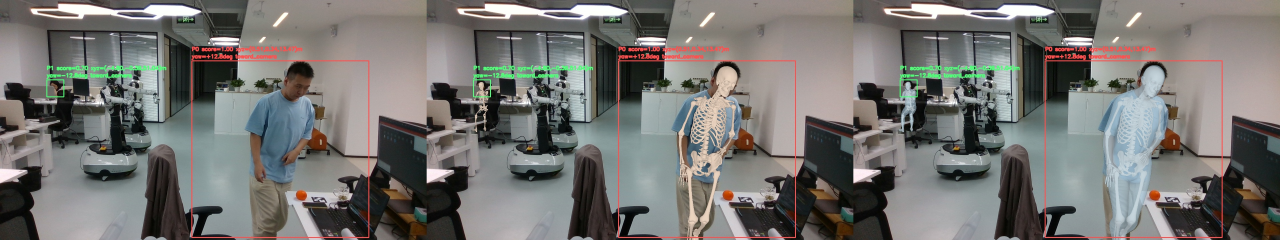
#> input picture HSMR-main/docs/_robot_latest.jpg, 3840 x 720 px, found by its file name (shown at 1/3 size)
$ python demo_comprehensive.py
#> lines starting #> are read from the running program, lines starting #| are printed output that depends on the picture
### HSMR-main/docs/render_depth_comprehensive.py
"""
综合 4 面板渲染: 彩色图 | 深度图 | 3D真实场景 | 数据表
把所有关节位置 + orientation + 深度图信息一起渲染, 帮助理解.

用法 (被 realtime_depth_3d.py 调用, 也可独立测试):
  python docs/render_depth_comprehensive.py --color <color.png> --depth <depth.png> \
      --data <depth3d_data.json> --out <out.png>
"""
import argparse
import json
import os

import numpy as np
import cv2

import matplotlib
matplotlib.use('Agg')
from matplotlib import font_manager
import matplotlib.pyplot as plt
from mpl_toolkits.mplot3d import Axes3D

# ── 中文字体 (本地 GB + 机器人 Noto CJK 双候选) ──
_zh_ok = False
for _f in [
    '/usr/share/fonts/fonts-gb/GB_ST_GB18030.ttf',               # 本地
    '/usr/share/fonts/opentype/noto/NotoSansCJK-Regular.ttc',    # 机器人
    '/usr/share/fonts/opentype/source-han-cjk/SourceHanSansSC-Regular.otf',
    '/usr/share/fonts/opentype/source-han-cjk/SourceHanSansCN-Regular.otf',
]:
    if os.path.exists(_f):
        try:
            font_manager.fontManager.addfont(_f)
            _name = font_manager.FontProperties(fname=_f).get_name()
            matplotlib.rcParams['font.sans-serif'] = [_name, 'DejaVu Sans']
            matplotlib.rcParams['font.family'] = 'sans-serif'
            matplotlib.rcParams['axes.unicode_minus'] = False
            _zh_ok = True
            break
        except Exception:
            pass
if not _zh_ok:
    for _n in ['Noto Sans CJK SC', 'Noto Sans CJK JP', 'WenQuanYi Micro Hei', 'AR PL UMing CN']:
        try:
            matplotlib.rcParams['font.sans-serif'] = [_n, 'DejaVu Sans']
            matplotlib.rcParams['font.family'] = 'sans-serif'
            matplotlib.rcParams['axes.unicode_minus'] = False
            _zh_ok = True
            break
        except Exception:
            pass
# CJK 等宽字体 (数据表对齐 + 中文)
for _mf in [
    '/usr/share/fonts/opentype/source-han-cjk/SourceHanMono.ttc',
    '/usr/share/fonts/opentype/noto/NotoSansMonoCJKsc-Regular.otf',
]:
    if os.path.exists(_mf):
        try:
            font_manager.fontManager.addfont(_mf)
            matplotlib.rcParams['font.monospace'] = [font_manager.FontProperties(fname=_mf).get_name(), 'DejaVu Sans Mono']
            break
        except Exception:
            pass

# ── HSMR 44 关节名 (OpenPose BODY_25 + SMPL_to_J19) ──
JOINT_NAMES_44 = [
    # OpenPose BODY_25 (0-24)
    'nose','neck','R_shoulder','R_elbow','R_wrist','L_shoulder','L_elbow','L_wrist',
    'mid_hip','R_hip','R_knee','R_ankle','L_hip','L_knee','L_ankle',
    'R_eye','L_eye','R_ear','L_ear','L_big_toe','L_small_toe','L_heel',
    'R_big_toe','R_small_toe','R_heel',
    # SMPL_to_J19 (25-43)
    'R_ankle_s','R_knee_s','R_hip_s','L_hip_s','L_knee_s','L_ankle_s',
    'R_wrist_s','R_elbow_s','R_shoulder_s','L_shoulder_s','L_elbow_s','L_wrist_s',
    'neck_lsp','top_head_lsp','pelvis_mpii','thorax_mpii','spine_h36m','jaw_h36m','head_h36m',
]

# OpenPose BODY_25 骨架 (只画前25点的主骨架)
BODY25_BONES = [
    [1,8],[1,2],[1,5],[2,3],[3,4],[5,6],[6,7],
    [8,9],[9,10],[10,11],[8,12],[12,13],[13,14],
    [1,0],[0,15],[15,17],[0,16],[16,18],
    [14,21],[19,21],[20,21],[11,24],[22,24],[23,24],
]


def render_comprehensive(color_bgr, depth_mm, K, people, out_png, frame_label=''):
    """4 面板综合渲染.
    color_bgr: [H,W,3] uint8
    depth_mm: [H,W] uint16 毫米
    K: [3,3] 相机内参
    people: list of dicts, 每项含:
        person_index, score,
        joints_2d_color: [44,2] 像素,
        joints_optical_m: [44,3] 真实光学系坐标,
        depth_valid: [44] bool,
        pelvis_optical_m: [3],
        pelvis_depth_m: float,
        orientation: {rotation_matrix, quaternion_wxyz, body_forward, body_up, body_left},
        bbox_cs
    """
    H, W = depth_mm.shape
    fx, fy = K[0,0], K[1,1]
    cx, cy = K[0,2], K[1,2]

    fig = plt.figure(figsize=(22, 14))
    gs = fig.add_gridspec(2, 2, hspace=0.32, wspace=0.18)

    colors = ['#f78166', '#58a6ff', '#3fb950', '#d2991d', '#a371f7']

    # ═══════════ 面板1: 彩色图 + 2D关节 ═══════════
    ax1 = fig.add_subplot(gs[0, 0])
    ax1.set_title('① 彩色图 + HSMR 44 关节 (2D投影)', fontsize=12, fontweight='bold')
    ax1.imshow(cv2.cvtColor(color_bgr, cv2.COLOR_BGR2RGB))
    ax1.set_xticks([]); ax1.set_yticks([])
    for i, person in enumerate(people):
        col = colors[i % len(colors)]
        j2d = np.asarray(person.get('joints_2d_color'), dtype=float) if person.get('joints_2d_color') else None
        if j2d is None: continue
        valid = np.isfinite(j2d).all(axis=1)
        ax1.plot(j2d[valid,0], j2d[valid,1], '.', color=col, markersize=3)
        # bbox
        bbox = person.get('bbox_cs')
        if bbox:
            cxs, cys, s = bbox
            ax1.add_patch(plt.Rectangle((cxs-s/2, cys-s/2), s, s,
                fill=False, edgecolor=col, linewidth=1.5))
        # 标关键关节号
        for j in [0, 8, 9, 12, 2, 5, 13, 14]:
            if valid[j]:
                ax1.annotate(str(j), (j2d[j,0], j2d[j,1]), fontsize=6, color=col,
                             fontweight='bold', textcoords='offset points', xytext=(3,3))
        ax1.set_title(f'① 彩色图 + 44关节 | P{i} score={person.get("score",0):.2f}', fontsize=11, fontweight='bold')

    # ═══════════ 面板2: 深度图 + 关节深度 ═══════════
    ax2 = fig.add_subplot(gs[0, 1])
    depth_vis = depth_mm.copy().astype(np.float32)
    depth_vis[depth_vis <= 0] = np.nan
    depth_vis = depth_vis / 1000.0  # m
    ax2.imshow(depth_vis, cmap='turbo', vmin=0, vmax=min(6.0, np.nanpercentile(depth_vis, 95)))
    ax2.set_xticks([]); ax2.set_yticks([])
    ax2.set_title('② 深度图 (真实毫米→米) + 关节深度值', fontsize=12, fontweight='bold')
    cbar = plt.colorbar(ax2.images[0], ax=ax2, fraction=0.04, pad=0.02)
    cbar.set_label('深度 (m)')
    for i, person in enumerate(people):
        col = colors[i % len(colors)]
        j2d = np.asarray(person.get('joints_2d_color'), dtype=float) if person.get('joints_2d_color') else None
        if j2d is None: continue
        valid = np.isfinite(j2d).all(axis=1)
        # 画关节
        ax2.plot(j2d[valid,0], j2d[valid,1], 'o', color=col, markersize=3, alpha=0.8)
        # 标注部分关键关节的深度值
        for j in [8, 9, 10, 11, 12, 13, 14, 0, 2, 5]:
            if not valid[j]: continue
            u, v = j2d[j]
            # 从原始深度采样 (越界判无效)
            ui, vi = int(round(u)), int(round(v))
            if not (0 <= ui < W and 0 <= vi < H):
                zm = np.nan
            else:
                zmm = depth_mm[vi, ui]
                zm = zmm/1000.0 if zmm > 0 else np.nan
            lbl = f'{JOINT_NAMES_44[j]}\n{zm:.2f}m' if np.isfinite(zm) else f'{JOINT_NAMES_44[j]}\n无效'
            ax2.annotate(lbl, (u, v), fontsize=6.5, color=col, fontweight='bold',
                         textcoords='offset points', xytext=(3, 3),
                         bbox=dict(boxstyle='round,pad=0.15', fc='black', alpha=0.55, ec='none'))

    # ═══════════ 面板3: 3D 真实场景 ═══════════
    ax3 = fig.add_subplot(gs[1, 0], projection='3d')
    ax3.set_title('③ 3D 真实场景 (相机光学系, 米) + 所有关节 + 朝向', fontsize=12, fontweight='bold')
    # 相机
    ax3.scatter([0],[0],[0], s=300, c='#a371f7', marker='s', edgecolors='white', zorder=10)
    ax3.text(0.02, 0.02, 0.02, '相机', fontsize=9, color='#a371f7', fontweight='bold')
    for d, c, n in [([1,0,0],'red','X'), ([0,1,0],'green','Y↓'), ([0,0,1],'blue','Z→')]:
        ax3.quiver(0,0,0, d[0],d[1],d[2], color=c, linewidth=2, arrow_length_ratio=0.2)
        ax3.text(d[0]*1.15, d[1]*1.15, d[2]*1.15, n, color=c, fontsize=10, fontweight='bold')

    allpts = []
    for i, person in enumerate(people):
        col = colors[i % len(colors)]
        jopt = np.asarray(person.get('joints_optical_m'), dtype=float) if person.get('joints_optical_m') else None
        if jopt is None: continue
        finite = np.isfinite(jopt).all(axis=1)
        allpts.append(jopt[finite])
        # 骨骼
        for a, b in BODY25_BONES:
            if a < 25 and b < 25 and finite[a] and finite[b]:
                ax3.plot([jopt[a,0],jopt[b,0]], [jopt[a,1],jopt[b,1]], [jopt[a,2],jopt[b,2]],
                         '-', color=col, lw=2, alpha=0.8)
        # 所有关节点
        ax3.scatter(jopt[finite,0], jopt[finite,1], jopt[finite,2], c=col, s=22, zorder=5)
        # 关键关节标号
        for j in [0, 8, 9, 10, 11, 12, 13, 14, 2, 5, 17, 22]:
            if j < len(jopt) and finite[j]:
                ax3.text(jopt[j,0], jopt[j,1], jopt[j,2], f' {j}:{JOINT_NAMES_44[j]}',
                         fontsize=6, color=col)
        # 骨盆 + 距离
        pelvis = person.get('pelvis_optical_m')
        if pelvis and np.isfinite(pelvis).all():
            ax3.scatter([pelvis[0]],[pelvis[1]],[pelvis[2]], s=200, c=col, marker='*', edgecolors='white', zorder=8)
            ax3.plot([0,pelvis[0]],[0,pelvis[1]],[0,pelvis[2]], '--', color=col, alpha=0.5)
            d = np.linalg.norm(pelvis)
            ax3.text(pelvis[0], pelvis[1], pelvis[2], f' P{i} {d:.2f}m', fontsize=9, color=col)
        # orientation: 前向箭头
        ori = person.get('orientation') or {}
        fwd = ori.get('forward_vector')
        if fwd and pelvis and np.isfinite(pelvis).all():
            fwd = np.asarray(fwd)
            # 箭头从骨盆沿前向画 (0.6m)
            ax3.quiver(pelvis[0], pelvis[1], pelvis[2],
                       fwd[0]*0.6, fwd[1]*0.6, fwd[2]*0.6,
                       color='#ffd166', linewidth=3, arrow_length_ratio=0.2)
            quat = ori.get('quaternion_wxyz')
            qs = f'q=[{"".join(f"{x:+.2f}" for x in quat[:4])}]' if quat else 'q=[]'
            ax3.text(pelvis[0]+fwd[0]*0.7, pelvis[1]+fwd[1]*0.7, pelvis[2]+fwd[2]*0.7,
                     f' 前向={np.round(fwd,2).tolist()}\n {qs}', fontsize=7, color='#ffd166', fontweight='bold')
    if allpts:
        fin = np.vstack(allpts)
        m = np.percentile(fin, 5, axis=0); M = np.percentile(fin, 95, axis=0)
        ax3.set_xlim(m[0]-0.3, M[0]+0.3); ax3.set_ylim(m[1]-0.3, M[1]+0.3); ax3.set_zlim(m[2]-0.3, M[2]+0.3)
    ax3.set_xlabel('X (右→)'); ax3.set_ylabel('Y (下→)'); ax3.set_zlabel('Z (远离→)')
    ax3.view_init(elev=15, azim=-70)

    # ═══════════ 面板4: 数据表 ═══════════
    ax4 = fig.add_subplot(gs[1, 1])
    ax4.axis('off')
    lines = [f'════ 数据表 | {frame_label} ════',
             f'相机内参: fx={fx:.1f} fy={fy:.1f} cx={cx:.1f} cy={cy:.1f}  (aligned depth=color)', '']
    for i, person in enumerate(people):
        j2d = np.asarray(person.get('joints_2d_color'), dtype=float) if person.get('joints_2d_color') else None
        jopt = np.asarray(person.get('joints_optical_m'), dtype=float) if person.get('joints_optical_m') else None
        ori = person.get('orientation') or {}
        lines += [f'【Person {i}】score={person.get("score",0):.2f}',
                  f'  骨盆: 深度={person.get("pelvis_depth_m",0):.2f}m, '
                  f'3D={None if person.get("pelvis_optical_m") is None else [round(x,2) for x in person["pelvis_optical_m"]]}',
                  f'  orientation:']
        if ori.get('rotation_matrix'):
            for row in ori['rotation_matrix']:
                lines.append(f'    [{", ".join(f"{x:+.2f}" for x in row)}]')
        q = ori.get('quaternion_wxyz')
        lines += [f'  四元数(wxyz): {None if not q else [round(x,4) for x in q]}',
                  f'  前向={[round(x,3) for x in ori.get("forward_vector", ori.get("body_forward",[0,0,0]))]}',
                  '']
        # 关节表头
        lines += [f'  关节     像素(u,v)    深度(m)    3D光学坐标(X,Y,Z)']
        for j in range(44):
            px = j2d[j] if (j2d is not None and np.isfinite(j2d[j]).all()) else None
            po = jopt[j] if (jopt is not None and np.isfinite(jopt[j]).all()) else None
            zm = None
            if px is not None:
                u, v = int(round(px[0])), int(round(px[1]))
                if 0 <= u < W and 0 <= v < H:
                    zmm = depth_mm[v, u]
                    zm = zmm/1000.0 if zmm > 0 else None
            name = JOINT_NAMES_44[j]
            pxs = f'({px[0]:.0f},{px[1]:.0f})' if px is not None else '( - )'
            zs = f'{zm:.2f}' if zm else '  -  '
            po_s = f'[{po[0]:+.2f},{po[1]:+.2f},{po[2]:+.2f}]' if po is not None else '( - )'
            lines.append(f'  {j:2d} {name:15s} {pxs:12s} {zs:8s} {po_s}')
        lines.append('')
    lines += ['════ 说明 ════',
              '• 3D坐标为真实深度反投影(相机光学系, 米)',
              '• 深度来自 aligned_depth 传感器, 非HSMR单目估计',
              '• orientation = 完整旋转矩阵(3x3)+四元数+前向向量',
              '• 金色箭头=人体前向(相机系), 完整姿态看旋转矩阵',
              '• +X右 +Y下 +Z远离相机',
              ]
    ax4.text(0.01, 0.995, '\n'.join(lines), transform=ax4.transAxes,
             va='top', ha='left', fontsize=7.5, linespacing=1.35)

    fig.suptitle(f'HSMR 关节 + Orientation + 真实深度 综合可视化 | {frame_label}',
                 fontsize=14, fontweight='bold')
    plt.savefig(out_png, dpi=150, bbox_inches='tight', facecolor='white')
    plt.close()


# [37 lines left out: function main, not called in this run]


# [2 lines that do not run on import are left out]

### HSMR-main/docs/demo_comprehensive.py
"""
综合渲染演示 — 使用机器人 latest_3d.json 的真实 SKEL 关节姿态

用机器人已产出的真实人体姿态(44关节), 放到合理真实深度位置,
投影到彩色图, 合成深度图, 渲染 4 面板综合图.
这样即使当前镜头前没人, 也能立刻看到综合渲染的完整结构.

用法:
  python docs/demo_comprehensive.py [--data docs/_robot_latest_3d.json] [--color docs/_robot_latest.jpg]
"""
import argparse
import json
import os
import sys

import numpy as np
import cv2

sys.path.insert(0, os.path.dirname(os.path.abspath(__file__)))
from render_depth_comprehensive import render_comprehensive, JOINT_NAMES_44, BODY25_BONES

# 真实相机内参 (从 bridge 实测)
K = np.array([[910.677, 0, 653.789], [0, 910.280, 374.077], [0, 0, 1]], dtype=float)
H, W = 720, 1280


def main():
    ap = argparse.ArgumentParser()
    ap.add_argument('--data', default='docs/_robot_latest_3d.json')
    ap.add_argument('--color', default='docs/_robot_latest.jpg')
    ap.add_argument('--out', default='docs/_depth_comprehensive_demo.png')
    ap.add_argument('--label', default='演示: 真实SKEL姿态 @ 模拟深度')
    args = ap.parse_args()

    with open(args.data) as f:
        data = json.load(f)

    color = cv2.imread(args.color)
    if color is None:
        color = np.ones((H, W, 3), dtype=np.uint8) * 60
    else:
        color = cv2.resize(color, (W, H))

    # 每个检测到的人: 取真实 SKEL 根相对关节 (model_origin_relative_m)
    # 放到不同真实深度位置 (演示用: 2.0m, 3.5m)
    people = []
    for idx, p in enumerate(data.get('persons', [])):
        joints_rel = np.asarray(p['joints']['hsmr_44']['model_origin_relative_m'], dtype=float)  # [44,3]
        # 放置到光学系: 骨盆(mid_hip=8) 放到指定深度
        depth_place = [2.0, 3.5][idx % 2]
        # 骨盆在根相对坐标的位置
        pelvis_rel = joints_rel[8]
        # 要把整个人放到相机前方 depth_place 米处
        # 光学系: +Y下, +Z远离. 人体根相对是 +Y上. 需要翻转 Y
        # HSMR 模型坐标 +Y 下 (虚拟相机), 与光学系一致
        j_opt = joints_rel.copy()
        # 使骨盆在 (x_offset, y_offset, depth_place)
        x_off = [-0.35, 0.45][idx % 2]
        y_off = -0.1
        j_opt[:, 0] += (x_off - pelvis_rel[0])
        j_opt[:, 1] += (y_off - pelvis_rel[1])
        j_opt[:, 2] += (depth_place - pelvis_rel[2])

        # 投影到彩色像素 (真实内参)
        valid = j_opt[:, 2] > 0.1
        j2d = np.full((44, 2), np.nan)
        j2d[valid, 0] = K[0,0] * j_opt[valid, 0] / j_opt[valid, 2] + K[0,2]
        j2d[valid, 1] = K[1,1] * j_opt[valid, 1] / j_opt[valid, 2] + K[1,2]

        pelvis_opt = j_opt[8] if valid[8] else None
        orientation = p.get('orientation', {})
        people.append({
            'person_index': idx,
            'score': float(p.get('detection', {}).get('score', 0.99)),
            'joints_2d_color': j2d.tolist(),
            'joints_optical_m': j_opt.tolist(),
            'depth_valid': valid.tolist(),
            'pelvis_optical_m': pelvis_opt.tolist() if pelvis_opt is not None else None,
            'pelvis_depth_m': float(np.linalg.norm(pelvis_opt)) if pelvis_opt is not None else None,
            'orientation': {
                'rotation_matrix': orientation.get('rotation_matrix_body_canonical_to_model_camera'),
                'quaternion_wxyz': orientation.get('quaternion_body_canonical_to_model_camera_wxyz'),
                'forward_vector': orientation.get('body_forward_unit_model_camera'),
            },
        })

    # 合成深度图: 在每个关节处画深度值, 形成人体深度
    depth = np.zeros((H, W), dtype=np.uint16)
    for person in people:
        j2d = np.asarray(person['joints_2d_color'])
        valid = np.isfinite(j2d).all(axis=1)
        for j in range(44):
            if not valid[j]: continue
            u, v = int(round(j2d[j,0])), int(round(j2d[j,1]))
            if 0 <= u < W and 0 <= v < H:
                z = person['joints_optical_m'][j][2]
                if z > 0.1:
                    depth[max(0,v-8):min(H,v+8), max(0,u-8):min(W,u+8)] = int(z*1000)
    # 平滑 + 背景
    depth = cv2.GaussianBlur(depth, (11, 11), 0)
    bg_z = 4000  # 背景 4m
    depth[depth == 0] = bg_z

    render_comprehensive(color, depth, K, people, args.out, args.label)
    print(f'✅ 综合渲染演示完成: {args.out}')
    print(f'   共 {len(people)} 人:')
    for p in people:
        q = p['orientation'].get('quaternion_wxyz') or [0,0,0,0]
        print(f'   P{p["person_index"]}: 骨盆深度={p["pelvis_depth_m"]:.2f}m, '
              f'四元数(wxyz)={[round(x,4) for x in q]}')


if __name__ == '__main__':
    main()
#> (reads HSMR-main/docs/_robot_latest_3d.json from the repository)
#> in main, color is the input picture: shape (720, 3840, 3); mean B, G, R 112.8, 115.7, 116.8
#> in main, `color = cv2.resize(color, (W, H))`:
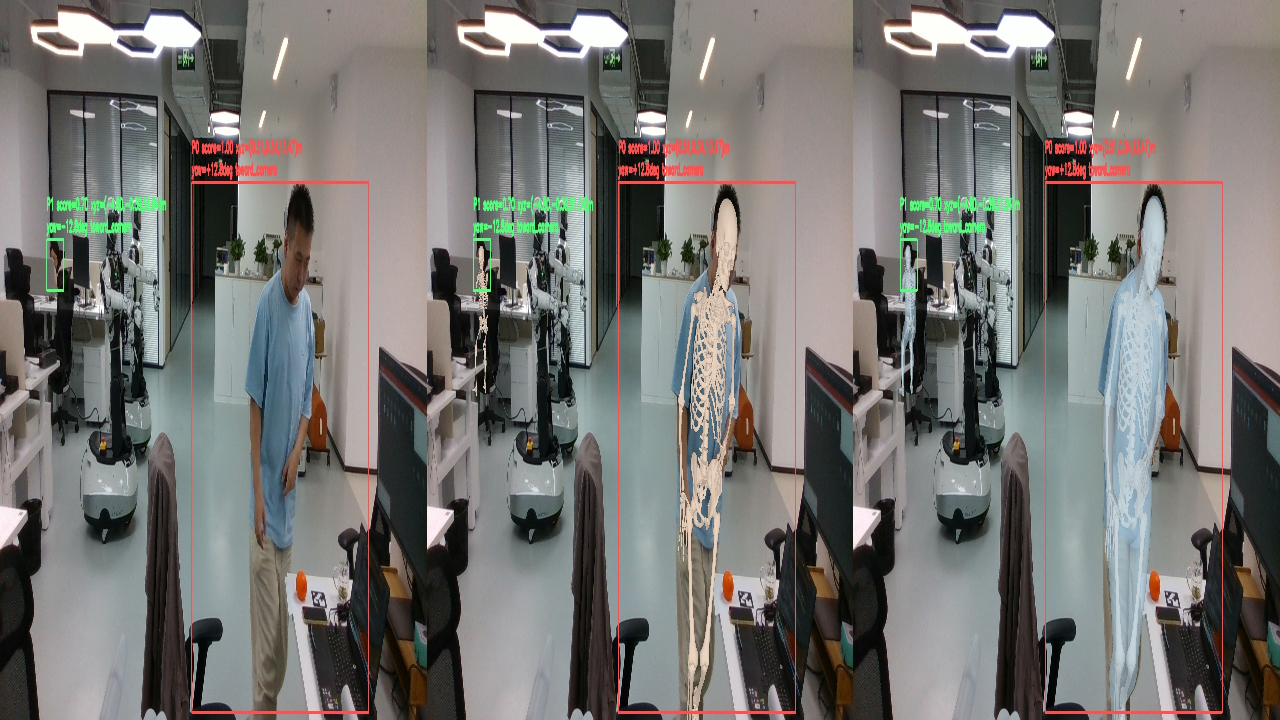
#> color: shape (720, 1280, 3); mean B, G, R 112.8, 115.7, 116.8
#> in render_comprehensive, `depth_vis = depth_mm.copy().astype(np.float32)`:
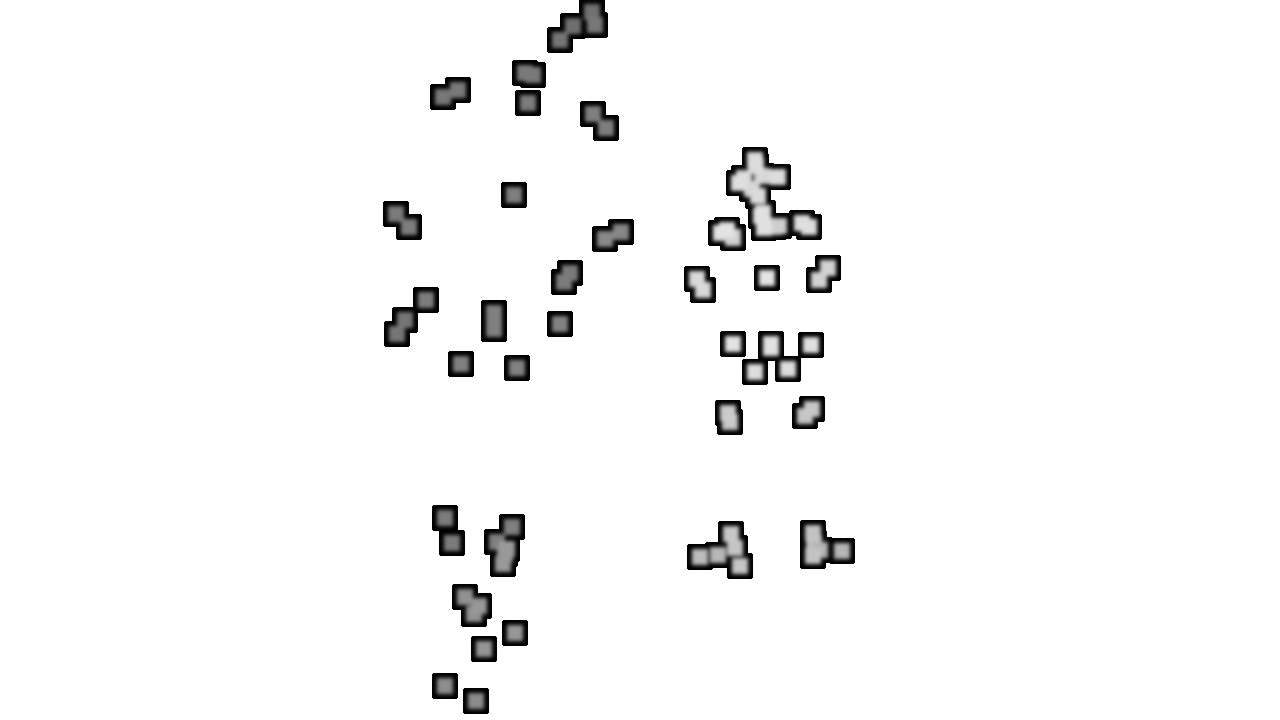
#> depth_vis: shape (720, 1280) float32; min 1, max 4000, mean 3875; drawn with min black and max white
#> after the loop in render_comprehensive, `for i, person in enumerate(people):`: lines = 113 items
#> in render_comprehensive, `plt.savefig(out_png, dpi=150, bbox_inches='tight', facecolor='white')`:
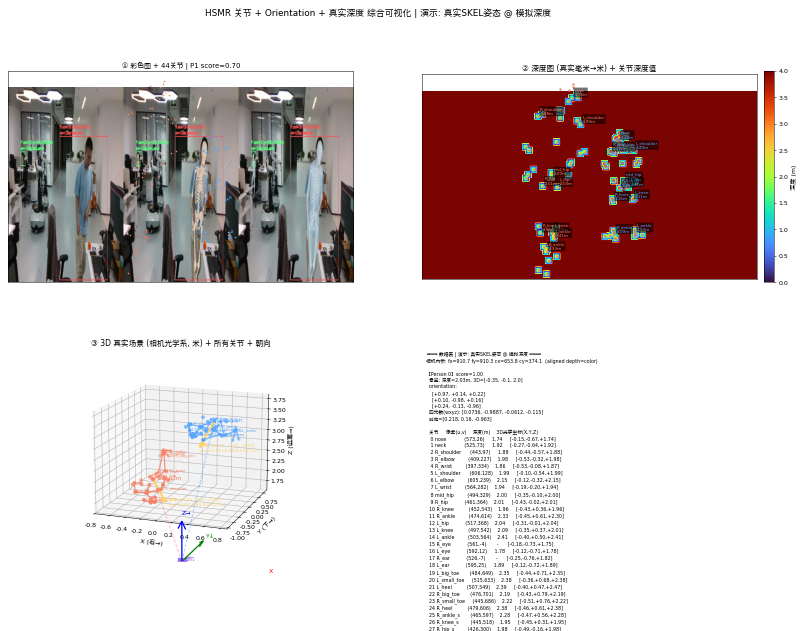
#> figure drawn by matplotlib, 4 panels
